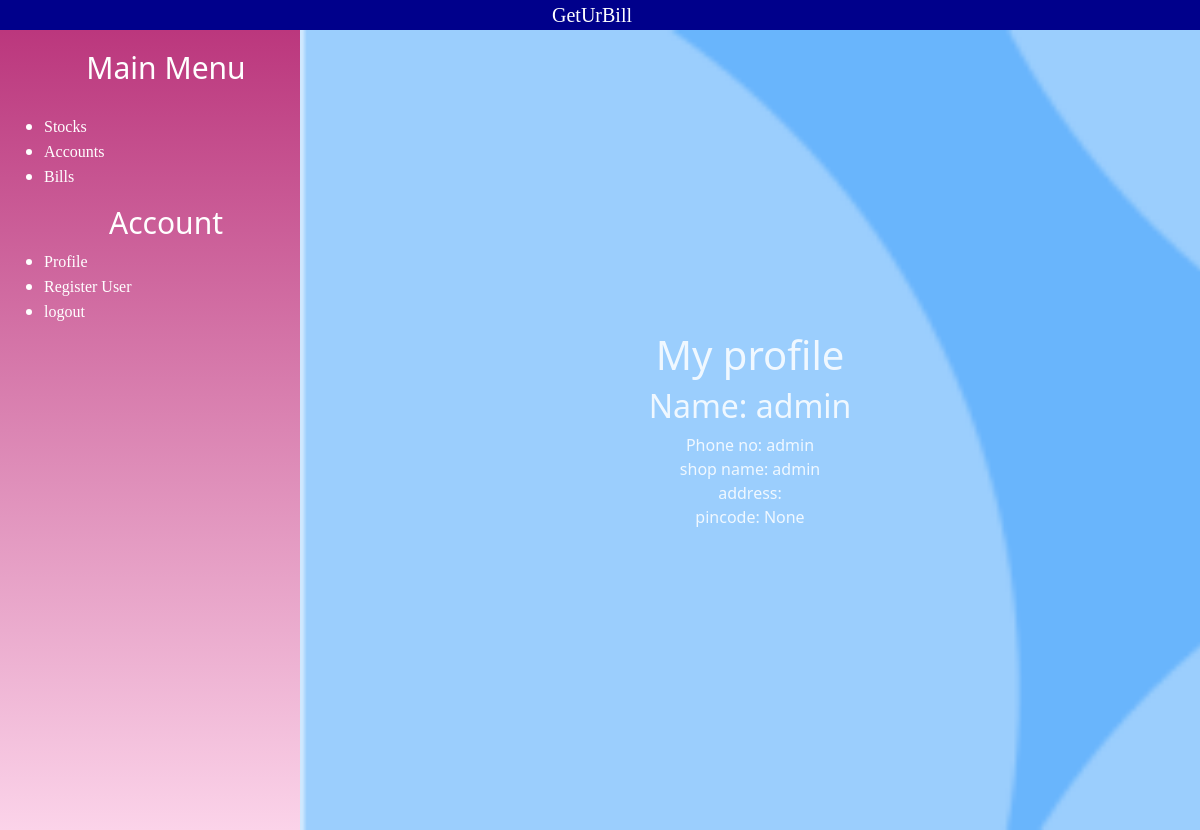
Screenshot of /account/ (signed in) with the database file from the repository.
### GetUrBill/models.py (models this page shows, shortened)
class Accounts(AbstractUser):
    username=None
    verification=models.BooleanField(default=False)
    phoneNumber=models.CharField (_('phone_number'),unique=True,max_length=10)
    shop_name=models.CharField(max_length=50)
    Address=models.TextField(default="")
    pincode=models.IntegerField(null=True)
    USERNAME_FIELD="phoneNumber"
    REQUIRED_FIELDS=["first_name","shop_name"]
    objects=CustomUserManager()

### GetUrBill/views.py (the view)
# urls.py: path('account/',views.myaccount),
def myaccount(request):
    return render (request, "myaccount.html")

### templates/myaccount.html (shortened to what this page needs)
{% extends "sidebar.html" %}
{% load static %}
{% block link %}
<link rel="stylesheet" href="{% static 'myaccount.css' %}">{% endblock link %}
        {% block body %}
       <h1 class="textt-center">My profile</h1>
        <div class="profile">
            <h2>Name: {{request.user.first_name}} {{request.user.last_name}}</h2>
            Phone no: {{request.user.phoneNumber}}<br>
            shop name: {{request.user.shop_name}}<br>
            address: {{request.user.Address}}<br>
            pincode: {{request.user.pincode}}<br>
        </div>
        {% endblock body %}

### GetUrBill/static/sidebar.css (style rules this page uses)
* { margin: 0px; padding: 0px; }
body { width: 100%; }

### rows the page displays
Accounts: user.first_name "admin", user.phoneNumber "admin", user.shop_name "admin", user.pincode "None"
